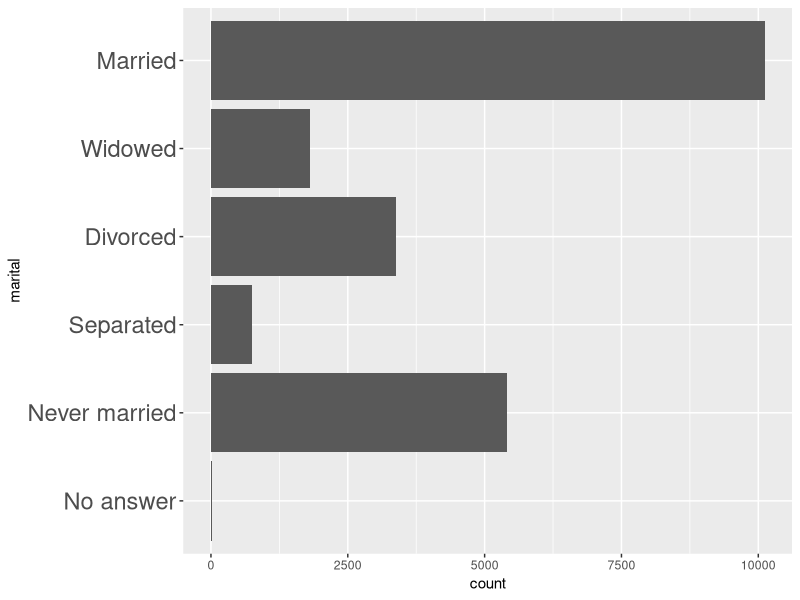
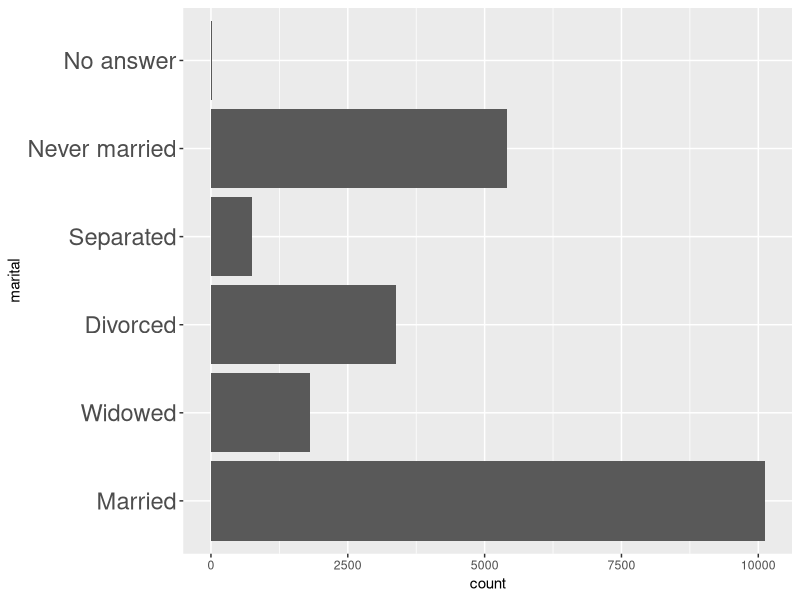
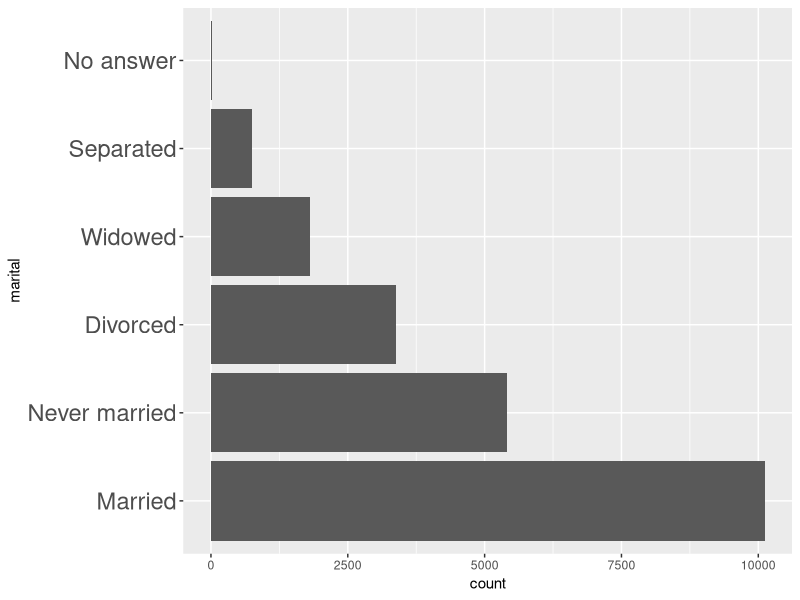
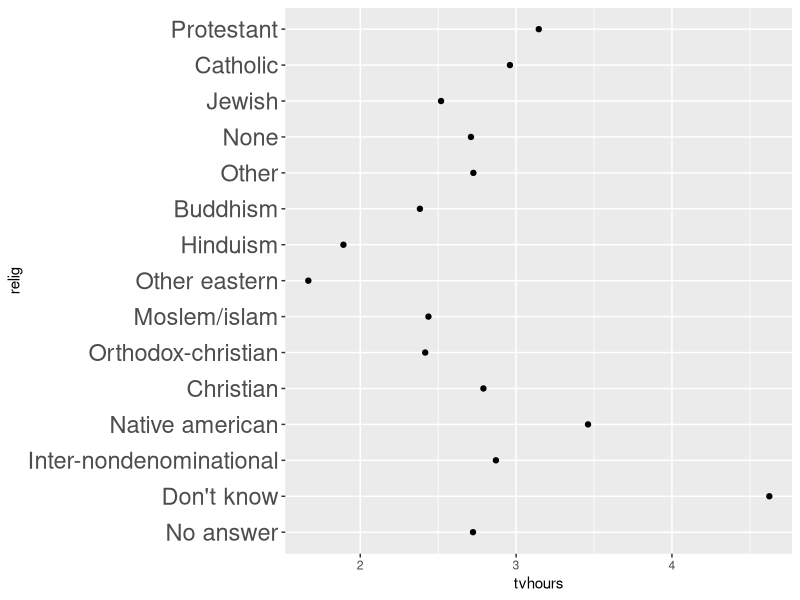
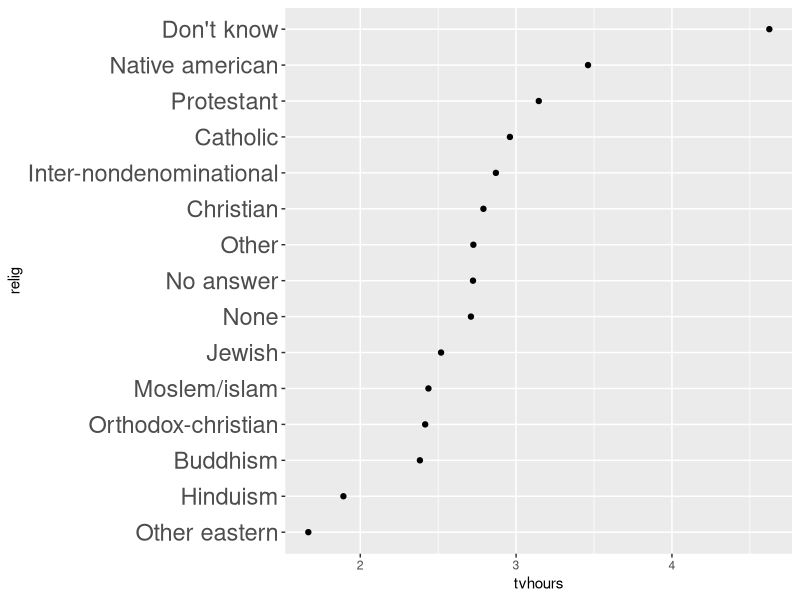
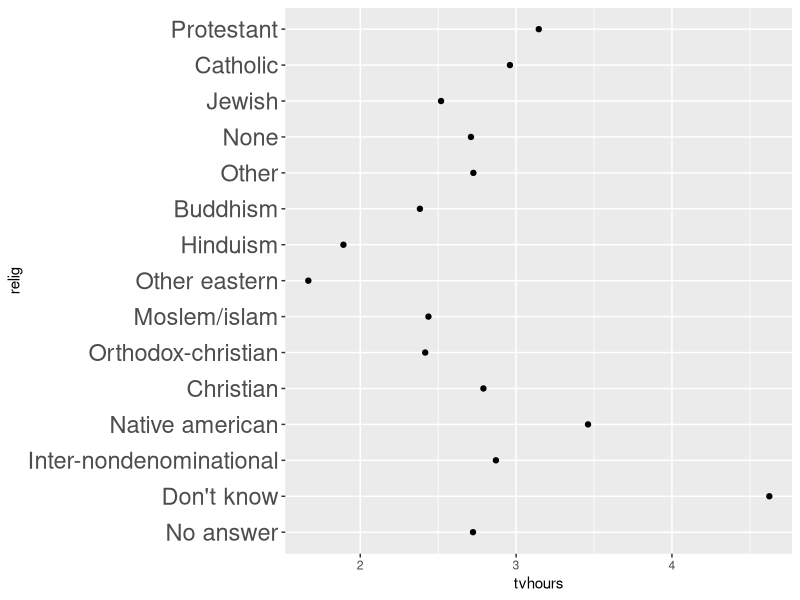
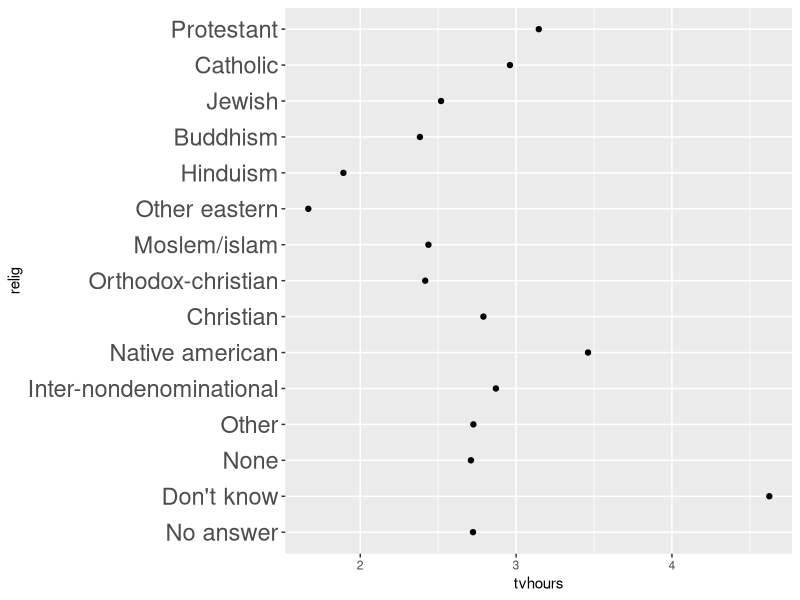

The R source for these figures, in order:
## ---- chunk 1
library(tidyverse)
nrows <- 12
set.seed(100)
data1 <- starwars |> 
  count(species) |> 
  filter(n > 1) |> 
  drop_na()
data2 <- starwars |> 
  semi_join(data1, by = "species") |> 
  mutate(species = fct_lump_n(species, n = 3),
         species = fct_recode(species, "Android" = "Droid")) |> 
  count(species, sort = TRUE)
## ---- chunk 2
data1
## ---- chunk 3
data2
## ---- chunk 4
(x1 <- c("Apr", "Jun", "Oct", "Jan"))
(y1 <- factor(x1))
## ---- chunk 5
class(y1)
typeof(y1)
## ---- chunk 6
y1
levels(y1)
## ---- chunk 7
(y2 <- factor(x1, levels = month.abb))
levels(y2)
## ---- chunk 8
(y3 <- factor(y1, labels = c("April", "January", "June", "October")))
## ---- chunk 9
library(forcats)
## ---- chunk 10
gss_cat
## ---- chunk 11
y1
levels(y1)
## ---- chunk 12
marital <- gss_cat |>
  pull(marital)
marital |> levels()
## ---- chunk 13
gss_cat |> 
  ggplot(aes(y = marital)) +  
  geom_bar() +
  theme(axis.text.y = element_text(size = 17))
## ---- chunk 14
levels(marital)
marital |> fct_rev() |>
  levels()
## ---- chunk 15
gss_cat |> 
  mutate(marital = fct_rev(marital)) |> 
  ggplot(aes(y = marital)) +  
  geom_bar() +
  theme(axis.text.y = element_text(size = 17))
## ---- chunk 16
gss_cat |>
  count(marital, sort = TRUE)
## ---- chunk 17
marital |> fct_infreq() |>
  levels()
## ---- chunk 18
gss_cat |> 
  mutate(marital = fct_infreq(marital)) |> 
  ggplot(aes(y = marital)) +  
  geom_bar() +
  theme(axis.text.y = element_text(size = 17))
## ---- chunk 19
(relig_summary <- gss_cat |>
    group_by(relig) |>
    summarise(
      tvhours = mean(tvhours, na.rm = TRUE),
      n = n()))
## ---- chunk 20
relig_summary |> ggplot(aes(x = tvhours, y = relig)) +
  geom_point() +
  theme(axis.text.y = element_text(size = 17))
## ---- chunk 21
relig_summary |> mutate(relig = fct_reorder(relig, tvhours)) |>
  ggplot(aes(x = tvhours, y = relig)) +
  geom_point() +
  theme(axis.text.y = element_text(size = 17))
## ---- chunk 22
relig_summary |> ggplot(aes(x = tvhours, y = relig)) +
  geom_point() +
  theme(axis.text.y = element_text(size = 17))
## ---- chunk 23
relig_summary_releveled <- relig_summary |>
  mutate(relig = fct_relevel(relig, c("None", "Other"), after = 2))
levels(relig_summary_releveled$relig)
## ---- chunk 24
relig_summary_releveled |> ggplot(aes(x = tvhours, y = relig)) +
  geom_point() +
  theme(axis.text.y = element_text(size = 17))
## ---- chunk 25
gss_cat |>
  count(partyid)
## ---- chunk 26
gss_cat |>
  mutate(partyid = fct_recode(partyid,
                              "Republican, strong"    = "Strong republican",
                              "Republican, weak"      = "Not str republican",
                              "Independent, near rep" = "Ind,near rep",
                              "Independent, near dem" = "Ind,near dem",
                              "Democrat, weak"        = "Not str democrat",
                              "Democrat, strong"      = "Strong democrat")) |>
  count(partyid)
## ---- chunk 27
gss_cat |>
  mutate(partyid = fct_collapse(partyid,
                                "other" = c("No answer", "Don't know", "Other party"),
                                "rep" = c("Strong republican", "Not str republican"),
                                "ind" = c("Ind,near rep", "Independent", "Ind,near dem"),
                                "dem" = c("Not str democrat", "Strong democrat"))) |>
  count(partyid)
## ---- chunk 28
gss_cat |>
  count(relig, sort = TRUE)
## ---- chunk 29
gss_cat |>
  mutate(relig = fct_lump_n(relig, n = 5)) |>
  count(relig, sort = TRUE)
## ---- chunk 30
gss_cat |>
  mutate(relig = fct_lump_prop(relig, prop = 0.1, 
                               other_level = "Something else")) |>
  count(relig, sort = TRUE)
## ---- chunk 31
gss_cat |>
  mutate(relig = fct_lump_min(relig, min = 200)) |>
  count(relig, sort = TRUE)
## ---- chunk 32
library(tidyverse)
nrows <- 12
set.seed(100)
data1 <- starwars |> 
  count(species) |> 
  filter(n > 1) |> 
  drop_na()
## ---- chunk 33
data1
## ---- chunk 34
data2
